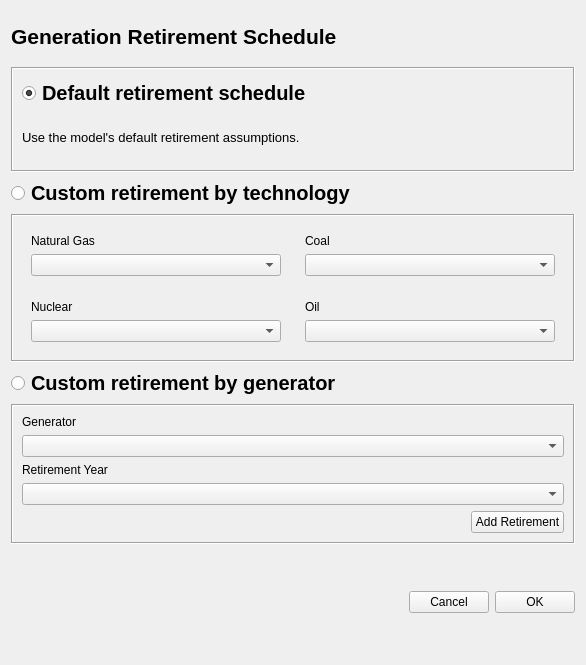
<?xml version="1.0" encoding="UTF-8"?>
<ui version="4.0">
 <class>RetirementSchedulePage</class>
 <widget class="QWidget" name="RetirementSchedulePage">
  <property name="geometry">
   <rect>
    <x>0</x>
    <y>0</y>
    <width>586</width>
    <height>665</height>
   </rect>
  </property>
  <property name="windowTitle">
   <string>Retirement Schedule Page</string>
  </property>
  <layout class="QVBoxLayout" name="verticalLayout">
   <item>
    <widget class="QLabel" name="label_title">
     <property name="maximumSize">
      <size>
       <width>16777215</width>
       <height>50</height>
      </size>
     </property>
     <property name="font">
      <font>
       <pointsize>16</pointsize>
       <weight>75</weight>
       <bold>true</bold>
      </font>
     </property>
     <property name="text">
      <string>Generation Retirement Schedule</string>
     </property>
    </widget>
   </item>
   <item>
    <widget class="QFrame" name="frame_default">
     <property name="frameShape">
      <enum>QFrame::Box</enum>
     </property>
     <property name="frameShadow">
      <enum>QFrame::Sunken</enum>
     </property>
     <layout class="QVBoxLayout" name="verticalLayout_2">
      <item>
       <widget class="QRadioButton" name="radioButton_default">
        <property name="font">
         <font>
          <pointsize>15</pointsize>
          <weight>75</weight>
          <bold>true</bold>
         </font>
        </property>
        <property name="text">
         <string>Default retirement schedule</string>
        </property>
        <property name="checked">
         <bool>true</bool>
        </property>
       </widget>
      </item>
      <item>
       <widget class="QLabel" name="label_capital_cost_desc">
        <property name="font">
         <font>
          <family>Segoe UI</family>
          <pointsize>10</pointsize>
         </font>
        </property>
        <property name="text">
         <string>&lt;html&gt;&lt;head/&gt;&lt;body&gt;&lt;p&gt;Use the model's default retirement assumptions.&lt;/p&gt;&lt;/body&gt;&lt;/html&gt;</string>
        </property>
        <property name="wordWrap">
         <bool>true</bool>
        </property>
        <property name="textRole" stdset="0">
         <string>body</string>
        </property>
       </widget>
      </item>
     </layout>
    </widget>
   </item>
   <item>
    <widget class="QRadioButton" name="radioButton_tech">
     <property name="font">
      <font>
       <pointsize>15</pointsize>
       <weight>75</weight>
       <bold>true</bold>
      </font>
     </property>
     <property name="text">
      <string>Custom retirement by technology</string>
     </property>
    </widget>
   </item>
   <item>
    <widget class="QFrame" name="frame_custom_tech">
     <property name="frameShape">
      <enum>QFrame::Box</enum>
     </property>
     <property name="frameShadow">
      <enum>QFrame::Sunken</enum>
     </property>
     <layout class="QGridLayout" name="gridLayout">
      <item row="2" column="1">
       <widget class="QFrame" name="frame_coal">
        <property name="frameShape">
         <enum>QFrame::NoFrame</enum>
        </property>
        <property name="frameShadow">
         <enum>QFrame::Raised</enum>
        </property>
        <layout class="QVBoxLayout" name="verticalLayout_4">
         <item>
          <widget class="QLabel" name="label_coal">
           <property name="text">
            <string>Coal</string>
           </property>
          </widget>
         </item>
         <item>
          <widget class="QComboBox" name="comboBox_coal"/>
         </item>
        </layout>
       </widget>
      </item>
      <item row="2" column="0">
       <widget class="QFrame" name="frame_ngas">
        <property name="frameShape">
         <enum>QFrame::NoFrame</enum>
        </property>
        <property name="frameShadow">
         <enum>QFrame::Raised</enum>
        </property>
        <layout class="QVBoxLayout" name="verticalLayout_3">
         <item>
          <widget class="QLabel" name="label_ngas">
           <property name="text">
            <string>Natural Gas</string>
           </property>
          </widget>
         </item>
         <item>
          <widget class="QComboBox" name="comboBox_ngas"/>
         </item>
        </layout>
       </widget>
      </item>
      <item row="3" column="0">
       <widget class="QFrame" name="frame_nuclear">
        <property name="frameShape">
         <enum>QFrame::NoFrame</enum>
        </property>
        <property name="frameShadow">
         <enum>QFrame::Raised</enum>
        </property>
        <layout class="QVBoxLayout" name="verticalLayout_6">
         <item>
          <widget class="QLabel" name="label_nuclear">
           <property name="text">
            <string>Nuclear</string>
           </property>
          </widget>
         </item>
         <item>
          <widget class="QComboBox" name="comboBox_nuclear"/>
         </item>
        </layout>
       </widget>
      </item>
      <item row="3" column="1">
       <widget class="QFrame" name="frame_oil">
        <property name="frameShape">
         <enum>QFrame::NoFrame</enum>
        </property>
        <property name="frameShadow">
         <enum>QFrame::Raised</enum>
        </property>
        <layout class="QVBoxLayout" name="verticalLayout_5">
         <item>
          <widget class="QLabel" name="label_oil">
           <property name="text">
            <string>Oil</string>
           </property>
          </widget>
         </item>
         <item>
          <widget class="QComboBox" name="comboBox_oil"/>
         </item>
        </layout>
       </widget>
      </item>
     </layout>
    </widget>
   </item>
   <item>
    <widget class="QRadioButton" name="radioButton_gen">
     <property name="font">
      <font>
       <pointsize>15</pointsize>
       <weight>75</weight>
       <bold>true</bold>
      </font>
     </property>
     <property name="text">
      <string>Custom retirement by generator</string>
     </property>
    </widget>
   </item>
   <item>
    <widget class="QFrame" name="frame_custom_gen">
     <property name="frameShape">
      <enum>QFrame::Box</enum>
     </property>
     <property name="frameShadow">
      <enum>QFrame::Sunken</enum>
     </property>
     <layout class="QVBoxLayout" name="verticalLayout_9">
      <item>
       <widget class="QFrame" name="frame_5">
        <property name="frameShape">
         <enum>QFrame::NoFrame</enum>
        </property>
        <property name="frameShadow">
         <enum>QFrame::Raised</enum>
        </property>
        <layout class="QVBoxLayout" name="verticalLayout_7">
         <property name="leftMargin">
          <number>0</number>
         </property>
         <property name="topMargin">
          <number>0</number>
         </property>
         <property name="rightMargin">
          <number>0</number>
         </property>
         <property name="bottomMargin">
          <number>0</number>
         </property>
         <item>
          <widget class="QLabel" name="label_generator">
           <property name="text">
            <string>Generator</string>
           </property>
          </widget>
         </item>
         <item>
          <widget class="QComboBox" name="comboBox_generator"/>
         </item>
        </layout>
       </widget>
      </item>
      <item>
       <widget class="QFrame" name="frame_6">
        <property name="frameShape">
         <enum>QFrame::NoFrame</enum>
        </property>
        <property name="frameShadow">
         <enum>QFrame::Raised</enum>
        </property>
        <layout class="QVBoxLayout" name="verticalLayout_8">
         <property name="leftMargin">
          <number>0</number>
         </property>
         <property name="topMargin">
          <number>0</number>
         </property>
         <property name="rightMargin">
          <number>0</number>
         </property>
         <property name="bottomMargin">
          <number>0</number>
         </property>
         <item>
          <widget class="QLabel" name="label_retirement_year">
           <property name="text">
            <string>Retirement Year</string>
           </property>
          </widget>
         </item>
         <item>
          <widget class="QComboBox" name="comboBox_retirement_year"/>
         </item>
        </layout>
       </widget>
      </item>
      <item>
       <widget class="QFrame" name="frame_add_retirement">
        <property name="frameShape">
         <enum>QFrame::NoFrame</enum>
        </property>
        <property name="frameShadow">
         <enum>QFrame::Raised</enum>
        </property>
        <layout class="QHBoxLayout" name="horizontalLayout_2">
         <property name="leftMargin">
          <number>0</number>
         </property>
         <property name="topMargin">
          <number>0</number>
         </property>
         <property name="rightMargin">
          <number>0</number>
         </property>
         <property name="bottomMargin">
          <number>0</number>
         </property>
         <item>
          <spacer name="horizontalSpacer_2">
           <property name="orientation">
            <enum>Qt::Horizontal</enum>
           </property>
           <property name="sizeHint" stdset="0">
            <size>
             <width>386</width>
             <height>20</height>
            </size>
           </property>
          </spacer>
         </item>
         <item>
          <widget class="QPushButton" name="btn_add_retirement">
           <property name="text">
            <string>Add Retirement</string>
           </property>
          </widget>
         </item>
        </layout>
       </widget>
      </item>
     </layout>
    </widget>
   </item>
   <item>
    <widget class="QFrame" name="frame_buttons">
     <property name="frameShape">
      <enum>QFrame::NoFrame</enum>
     </property>
     <property name="frameShadow">
      <enum>QFrame::Raised</enum>
     </property>
     <layout class="QHBoxLayout" name="horizontalLayout">
      <property name="leftMargin">
       <number>0</number>
      </property>
      <property name="topMargin">
       <number>0</number>
      </property>
      <property name="rightMargin">
       <number>0</number>
      </property>
      <property name="bottomMargin">
       <number>0</number>
      </property>
      <item>
       <spacer name="horizontalSpacer">
        <property name="orientation">
         <enum>Qt::Horizontal</enum>
        </property>
        <property name="sizeHint" stdset="0">
         <size>
          <width>40</width>
          <height>20</height>
         </size>
        </property>
       </spacer>
      </item>
      <item>
       <widget class="QPushButton" name="btn_cancel">
        <property name="text">
         <string>Cancel</string>
        </property>
       </widget>
      </item>
      <item>
       <widget class="QPushButton" name="btn_ok">
        <property name="text">
         <string>OK</string>
        </property>
       </widget>
      </item>
     </layout>
    </widget>
   </item>
  </layout>
 </widget>
 <resources/>
 <connections/>
</ui>
